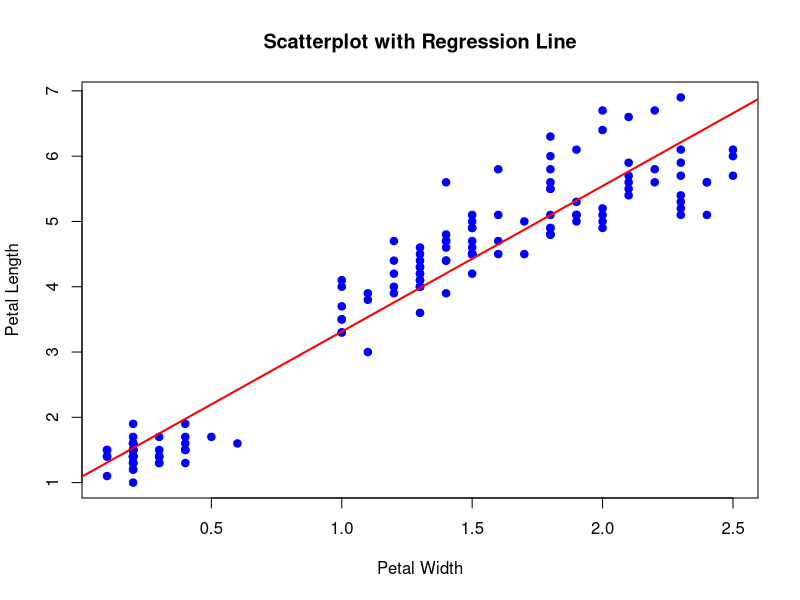
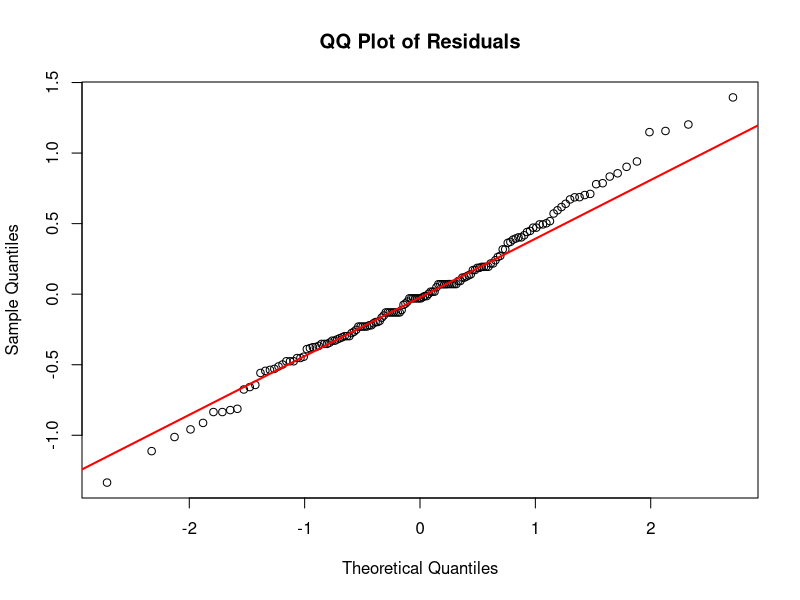

These charts were generated, in order, by the following R code:
## ---- chunk 1
knitr::opts_chunk$set(echo = TRUE)
## ---- chunk 2
library(dplyr)
data(iris)
names(iris)
head(iris)
## ---- chunk 3
ir1 <- lm(Petal.Length ~ Petal.Width, data = iris)
summary (ir1)
## ---- chunk 4
plot(iris$Petal.Width, iris$Petal.Length, 
     xlab = "Petal Width", ylab = "Petal Length", 
     main = "Scatterplot with Regression Line",
     pch = 19, col = "blue")
abline(ir1, col = "red", lwd = 2)

## ---- chunk 5
qqnorm(resid(ir1), main = "QQ Plot of Residuals")
qqline(resid(ir1), col = "red", lwd = 2)

